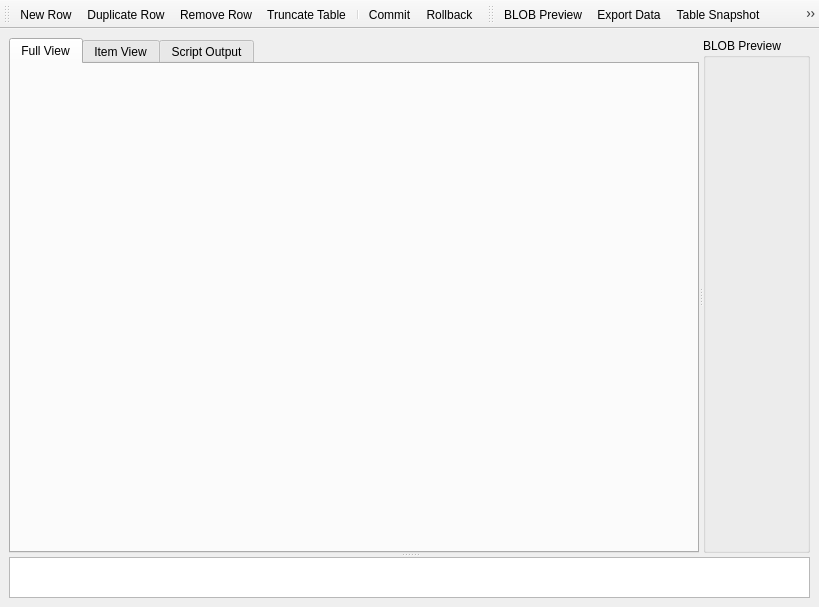
<?xml version="1.0" encoding="UTF-8"?>
<ui version="4.0">
 <class>DataViewer</class>
 <widget class="QMainWindow" name="DataViewer">
  <property name="geometry">
   <rect>
    <x>0</x>
    <y>0</y>
    <width>819</width>
    <height>607</height>
   </rect>
  </property>
  <property name="minimumSize">
   <size>
    <width>0</width>
    <height>100</height>
   </size>
  </property>
  <property name="windowTitle">
   <string>Data Viewer</string>
  </property>
  <widget class="QWidget" name="centralwidget">
   <layout class="QGridLayout">
    <item row="0" column="0">
     <widget class="QSplitter" name="splitter">
      <property name="orientation">
       <enum>Qt::Vertical</enum>
      </property>
      <property name="childrenCollapsible">
       <bool>false</bool>
      </property>
      <widget class="QSplitter" name="splitterBlob">
       <property name="sizePolicy">
        <sizepolicy hsizetype="Expanding" vsizetype="Expanding">
         <horstretch>0</horstretch>
         <verstretch>10</verstretch>
        </sizepolicy>
       </property>
       <property name="orientation">
        <enum>Qt::Horizontal</enum>
       </property>
       <property name="childrenCollapsible">
        <bool>false</bool>
       </property>
       <widget class="QTabWidget" name="tabWidget">
        <property name="currentIndex">
         <number>0</number>
        </property>
        <widget class="QWidget" name="tab">
         <attribute name="title">
          <string>Full View</string>
         </attribute>
         <layout class="QGridLayout">
          <item row="0" column="0">
           <widget class="SqlTableView" name="tableView" native="true">
            <property name="minimumSize">
             <size>
              <width>0</width>
              <height>100</height>
             </size>
            </property>
            <property name="contextMenuPolicy">
             <enum>Qt::ActionsContextMenu</enum>
            </property>
            <property name="alternatingRowColors" stdset="0">
             <bool>true</bool>
            </property>
           </widget>
          </item>
         </layout>
        </widget>
        <widget class="QWidget" name="tab_2">
         <attribute name="title">
          <string>Item View</string>
         </attribute>
         <layout class="QGridLayout">
          <item row="1" column="0">
           <widget class="SqlItemView" name="itemView" native="true"/>
          </item>
          <item row="0" column="0">
           <widget class="QLabel" name="label">
            <property name="text">
             <string>Item View is read only now.</string>
            </property>
           </widget>
          </item>
         </layout>
        </widget>
        <widget class="QWidget" name="tab_3">
         <attribute name="title">
          <string>Script Output</string>
         </attribute>
         <layout class="QGridLayout">
          <item row="0" column="0">
           <widget class="SqlEditorWidget" name="scriptEdit">
            <property name="readOnly">
             <bool>false</bool>
            </property>
           </widget>
          </item>
         </layout>
        </widget>
       </widget>
       <widget class="QGroupBox" name="blobPreviewBox">
        <property name="sizePolicy">
         <sizepolicy hsizetype="Preferred" vsizetype="Expanding">
          <horstretch>0</horstretch>
          <verstretch>0</verstretch>
         </sizepolicy>
        </property>
        <property name="title">
         <string>BLOB Preview</string>
        </property>
        <layout class="QGridLayout">
         <item row="0" column="0">
          <widget class="BlobPreviewWidget" name="blobPreview" native="true"/>
         </item>
        </layout>
       </widget>
      </widget>
      <widget class="QTextEdit" name="statusText">
       <property name="sizePolicy">
        <sizepolicy hsizetype="Expanding" vsizetype="Fixed">
         <horstretch>0</horstretch>
         <verstretch>1</verstretch>
        </sizepolicy>
       </property>
       <property name="minimumSize">
        <size>
         <width>0</width>
         <height>30</height>
        </size>
       </property>
       <property name="readOnly">
        <bool>true</bool>
       </property>
      </widget>
     </widget>
    </item>
   </layout>
  </widget>
  <widget class="QToolBar" name="mainToolBar">
   <property name="windowTitle">
    <string>DML Tools</string>
   </property>
   <property name="toolTip">
    <string>Open a new standalone window with current results</string>
   </property>
   <property name="orientation">
    <enum>Qt::Horizontal</enum>
   </property>
   <attribute name="toolBarArea">
    <enum>TopToolBarArea</enum>
   </attribute>
   <attribute name="toolBarBreak">
    <bool>false</bool>
   </attribute>
   <addaction name="actionNew_Row"/>
   <addaction name="actionCopy_Row"/>
   <addaction name="actionRemove_Row"/>
   <addaction name="actionTruncate_Table"/>
   <addaction name="separator"/>
   <addaction name="actionCommit"/>
   <addaction name="actionRollback"/>
  </widget>
  <widget class="QToolBar" name="exportToolBar">
   <property name="windowTitle">
    <string>Data Tools</string>
   </property>
   <property name="orientation">
    <enum>Qt::Horizontal</enum>
   </property>
   <attribute name="toolBarArea">
    <enum>TopToolBarArea</enum>
   </attribute>
   <attribute name="toolBarBreak">
    <bool>false</bool>
   </attribute>
   <addaction name="actionBLOB_Preview"/>
   <addaction name="actionExport_Data"/>
   <addaction name="actionRipOut"/>
   <addaction name="action_Goto_Line"/>
   <addaction name="actionClose"/>
  </widget>
  <action name="actionNew_Row">
   <property name="icon">
    <iconset>
     <normaloff>icons/insert_table_row.png</normaloff>icons/insert_table_row.png</iconset>
   </property>
   <property name="text">
    <string>New Row</string>
   </property>
  </action>
  <action name="actionRemove_Row">
   <property name="icon">
    <iconset>
     <normaloff>icons/delete_table_row.png</normaloff>icons/delete_table_row.png</iconset>
   </property>
   <property name="text">
    <string>Remove Row</string>
   </property>
  </action>
  <action name="actionTruncate_Table">
   <property name="icon">
    <iconset>
     <normaloff>icons/clear_table_contents.png</normaloff>icons/clear_table_contents.png</iconset>
   </property>
   <property name="text">
    <string>Truncate Table</string>
   </property>
  </action>
  <action name="actionExport_Data">
   <property name="icon">
    <iconset>
     <normaloff>icons/document-export.png</normaloff>icons/document-export.png</iconset>
   </property>
   <property name="text">
    <string>Export Data</string>
   </property>
  </action>
  <action name="actionCommit">
   <property name="icon">
    <iconset>
     <normaloff>icons/database_commit.png</normaloff>icons/database_commit.png</iconset>
   </property>
   <property name="text">
    <string>Commit</string>
   </property>
   <property name="toolTip">
    <string>Commit the current transaction in the result table</string>
   </property>
  </action>
  <action name="actionRollback">
   <property name="icon">
    <iconset>
     <normaloff>icons/database_rollback.png</normaloff>icons/database_rollback.png</iconset>
   </property>
   <property name="text">
    <string>Rollback</string>
   </property>
   <property name="toolTip">
    <string>Rollback the current transaction in the result table</string>
   </property>
  </action>
  <action name="actionRipOut">
   <property name="icon">
    <iconset>
     <normaloff>icons/snapshot.png</normaloff>icons/snapshot.png</iconset>
   </property>
   <property name="text">
    <string>Table Snapshot</string>
   </property>
  </action>
  <action name="actionClose">
   <property name="enabled">
    <bool>true</bool>
   </property>
   <property name="icon">
    <iconset>
     <normaloff>icons/close.png</normaloff>icons/close.png</iconset>
   </property>
   <property name="text">
    <string>Close</string>
   </property>
   <property name="visible">
    <bool>true</bool>
   </property>
  </action>
  <action name="actionBLOB_Preview">
   <property name="checkable">
    <bool>true</bool>
   </property>
   <property name="icon">
    <iconset>
     <normaloff>icons/blob.png</normaloff>icons/blob.png</iconset>
   </property>
   <property name="text">
    <string>BLOB Preview</string>
   </property>
  </action>
  <action name="action_Goto_Line">
   <property name="icon">
    <iconset>
     <normaloff>icons/go-next-use.png</normaloff>icons/go-next-use.png</iconset>
   </property>
   <property name="text">
    <string>&amp;Goto Record...</string>
   </property>
   <property name="toolTip">
    <string>Go to line number</string>
   </property>
  </action>
  <action name="actionCopy_Row">
   <property name="icon">
    <iconset>
     <normaloff>icons/duplicate_table_row.png</normaloff>icons/duplicate_table_row.png</iconset>
   </property>
   <property name="text">
    <string>Duplicate Row</string>
   </property>
   <property name="toolTip">
    <string>Duplicate Row</string>
   </property>
  </action>
 </widget>
 <customwidgets>
  <customwidget>
   <class>SqlEditorWidget</class>
   <extends>QTextEdit</extends>
   <header>sqleditorwidget.h</header>
  </customwidget>
  <customwidget>
   <class>SqlItemView</class>
   <extends>QWidget</extends>
   <header>sqlitemview.h</header>
   <container>1</container>
  </customwidget>
  <customwidget>
   <class>BlobPreviewWidget</class>
   <extends>QWidget</extends>
   <header>blobpreviewwidget.h</header>
   <container>1</container>
  </customwidget>
  <customwidget>
   <class>SqlTableView</class>
   <extends>QWidget</extends>
   <header>sqltableview.h</header>
  </customwidget>
 </customwidgets>
 <resources>
  <include location="icons/icons.qrc"/>
 </resources>
 <connections/>
</ui>
